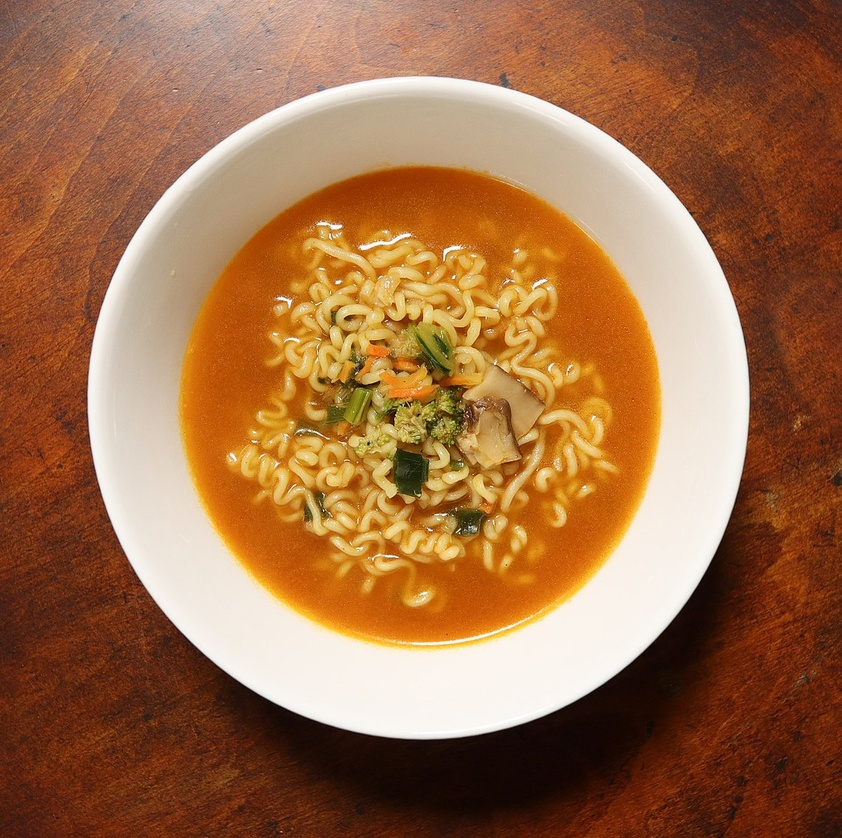
#> input picture pythonProject/testRamen.jpg, 842 x 838 px, shrunk from 1200 x 1194 before the run
$ python openCVtest3.py
#> lines starting #> are read from the running program, lines starting #| are printed output that depends on the picture; after the words box and inside, x2 and y2 are one past the last pixel; in counts of white or black regions, pixels touching at a corner belong together
import cv2
import numpy as np
import matplotlib.pyplot as plt
from numpy.ma.testutils import approx

#커널

# # 사각형 커널
# rect_kernel = cv2.getStructuringElement(cv2.MORPH_RECT, (5, 5))
#
# # 타원형 커널
# ellipsis_kenel = cv2.getStructuringElement(cv2.MORPH_ELLIPSE, (5, 5))
#
# # 십자가형 커널
# cross_kenel = cv2.getStructuringElement(cv2.MORPH_CROSS, (5, 5))
#
# # 출력
# print("Rectangular Kernel:\n", rect_kernel)
# print("Elliptical Kernel:\n", ellipsis_kenel)
# print("Cross-shaped Kernel:\n", cross_kenel)

# 확장

#이미지 로드 및 이진화
# img = cv2.imread("testRobot.jpg", 0)
# _, binary_image = cv2.threshold(img, 127, 255, cv2.THRESH_BINARY)
#
# #커널 생성
# kernel = np.ones((5, 5), np.uint8)
#
# #확장 적용
# dilation = cv2.dilate(binary_image, kernel, iterations=1)
#
# #결과 표시
#
# plt.figure(figsize=(10, 5))
#
# plt.subplot(1, 2, 1)
# plt.imshow(binary_image, cmap="gray")
# plt.title("Original Image")
# plt.axis("off")
#
# plt.subplot(1, 2, 2)
# plt.imshow(dilation, cmap="gray")
# plt.title("Dilation Image")
# plt.axis("off")
#
# plt.show()

#침식

# #이미지 로드 및 이진화
# img = cv2.imread("testRobot.jpg", 0)
# _, binary_image = cv2.threshold(img, 127, 255, cv2.THRESH_BINARY)
#
# #커널 생성
# kernel = np.ones((5, 5), np.uint8)
#
# #확장 적용
# erosion = cv2.erode(binary_image, kernel, iterations=1)
#
# #결과 표시
#
# plt.figure(figsize=(10, 5))
#
# plt.subplot(1, 2, 1)
# plt.imshow(binary_image, cmap="gray")
# plt.title("Original Image")
# plt.axis("off")
#
# plt.subplot(1, 2, 2)
# plt.imshow(erosion, cmap="gray")
# plt.title("Erosion Image")
# plt.axis("off")
#
# plt.show()

#열기 : 침식 후 팽창 ->작은 소음 제거

# img = cv2.imread("testRobot.jpg", 0)
# _, binary_image = cv2.threshold(img, 127, 255, cv2.THRESH_BINARY)
#
# #커널 생성
# kernel = np.ones((5, 5), np.uint8)
#
# #열기 적용
# opening = cv2.morphologyEx(binary_image, cv2.MORPH_OPEN, kernel)
#
# #결과 표시
# plt.figure(figsize=(10, 5))
#
# plt.subplot(1, 2, 1)
# plt.imshow(binary_image, cmap="gray")
# plt.title("Original Image")
# plt.axis("off")
#
# plt.subplot(1, 2, 2)
# plt.imshow(opening, cmap="gray")
# plt.title("Opening Image")
# plt.axis("off")
#
# plt.show()

# 종결 : 팽창 후 침식 -> 물체의 작은 구멍을 메우는 기능

# img = cv2.imread("testRobot.jpg", 0)
# _, binary_image = cv2.threshold(img, 127, 255, cv2.THRESH_BINARY)
#
# #커널 생성
# kernel = np.ones((5, 5), np.uint8)
#
# #열기 적용
# closing = cv2.morphologyEx(binary_image, cv2.MORPH_CLOSE, kernel)
#
# #결과 표시
# plt.figure(figsize=(10, 5))
#
# plt.subplot(1, 2, 1)
# plt.imshow(binary_image, cmap="gray")
# plt.title("Original Image")
# plt.axis("off")
#
# plt.subplot(1, 2, 2)
# plt.imshow(closing, cmap="gray")
# plt.title("Clossing Image")
# plt.axis("off")
#
# plt.show()

# 그라데이션 : 이미지의 팽창과 침식의 차이

# img = cv2.imread("testRobot.jpg", 0)
# _, binary_image = cv2.threshold(img, 127, 255, cv2.THRESH_BINARY)
#
# #커널 생성
# kernel = np.ones((5, 5), np.uint8)
#
# #열기 적용
# gradient = cv2.morphologyEx(binary_image, cv2.MORPH_GRADIENT, kernel)
#
# #결과 표시
# plt.figure(figsize=(10, 5))
#
# plt.subplot(1, 2, 1)
# plt.imshow(binary_image, cmap="gray")
# plt.title("Original Image")
# plt.axis("off")
#
# plt.subplot(1, 2, 2)
# plt.imshow(gradient, cmap="gray")
# plt.title("Gradient Image")
# plt.axis("off")
#
# plt.show()

# 윤곽 탐지 및 분석

# #이미지 로드 및 그레이스케일로 변환
# img = cv2.imread("testRobot.jpg", 0)
#
# #이진화
# _, binary_image = cv2.threshold(img, 127, 255, cv2.THRESH_BINARY)
#
# #컨투어 찾기
# contours, hierarchy = cv2.findContours(binary_image, cv2.RETR_EXTERNAL,
#                                        cv2.CHAIN_APPROX_SIMPLE)
#
# # 원본 이미지에 컨투어 그리기
# contour_image = cv2.drawContours(img.copy(), contours, -1, (0, 255, 0), 2)
#
# #결과 표시
#
# plt.figure(figsize=(10, 5))
#
# plt.subplot(1, 2, 1)
# plt.imshow(binary_image, cmap="gray")
# plt.title("Binary Image")
# plt.axis("off")
#
# plt.subplot(1, 2, 2)
# plt.imshow(contour_image, cmap="gray")
# plt.title("Contour Image")
# plt.axis("off")
#
# plt.show()

# #이미지 로드 및 그레이스케일로 변환2
# img = cv2.imread("testRobot.jpg")
#
# #이진화
# gray_image = cv2.cvtColor(img, cv2.COLOR_BGR2GRAY)
# _, binary_image = cv2.threshold(gray_image, 127, 255, cv2.THRESH_BINARY)
#
# #컨투어 찾기
# contours, hierarchy = cv2.findContours(binary_image, cv2.RETR_TREE,
#                                        cv2.CHAIN_APPROX_SIMPLE)
#
# # 원본 이미지에 컨투어 그리기
# contour_image = cv2.drawContours(img.copy(), contours, -1, (0, 255, 0), 2)
#
# #결과 표시
# cv2.imshow("Contours", contour_image)
# cv2.waitKey(0)
# cv2.destroyAllWindows()

# #이미지 로드 및 그레이스케일로 변환3
# img = cv2.imread("testRamen.jpg")
#
# #이진화
# gray_image = cv2.cvtColor(img, cv2.COLOR_BGR2GRAY)
# _, binary_image = cv2.threshold(gray_image, 127, 255, cv2.THRESH_BINARY)
#
# #컨투어 찾기
# contours, hierarchy = cv2.findContours(binary_image, cv2.RETR_TREE,
#                                        cv2.CHAIN_APPROX_SIMPLE)
# # 첫 번째 컨투어 선택
# cnt = contours[0]
#
# #컨투어 면적 계산
# area = cv2.contourArea(cnt)
#
# perimeter = cv2.arcLength(cnt, True)
#
# # 컨투어의 경계 사각형 그리기
# x, y, w, h =cv2.boundingRect(cnt)
# bounding_image = cv2.rectangle(img.copy(), (x, y), (x+w, y+h), (255, 0, 0), 2)
#
# #결과 출력
# print(f"Contour Area: {area}")
# print(f"Contour Area: {perimeter}")
#
# #경계 사각형이 그려진 이미지 표시
# cv2.imshow("Bounding Rectangle", bounding_image)
# cv2.waitKey(0)
# cv2.destroyAllWindows()

# #윤곽 탐지 및 분석
#
# img = cv2.imread("testImage.jpg")
#
# #이진화
# gray_image = cv2.cvtColor(img, cv2.COLOR_BGR2GRAY)
# _, binary_image = cv2.threshold(gray_image, 127, 255, cv2.THRESH_BINARY)
#
# #컨투어 찾기
# contours, hierarchy = cv2.findContours(binary_image, cv2.RETR_TREE,
#                                        cv2.CHAIN_APPROX_SIMPLE)
#
# # 첫 번째 컨투어의 면적 계산
# eplision = 0.02 * cv2.arcLength(contours[0], True)
# approx = cv2.approxPolyDP(contours[0], eplision, True)
#
# #원본 이미지에 근사화된 컨투어 그리기
# approx_image = cv2.drawContours(img.copy(), [approx], -1, (0, 0, 255), 2)
#
# #결과 표시
# cv2.imshow("Approx polyDP", approx_image)
# cv2.waitKey(0)
# cv2.destroyAllWindows()

#윤곽 탐지 및 분석2
#윤곽 탐지 및 분석

img = cv2.imread("testRamen.jpg")
#> img is the input picture: shape (838, 842, 3); mean B, G, R 73.4, 110.8, 160.1

#이진화
gray_image = cv2.cvtColor(img, cv2.COLOR_BGR2GRAY)
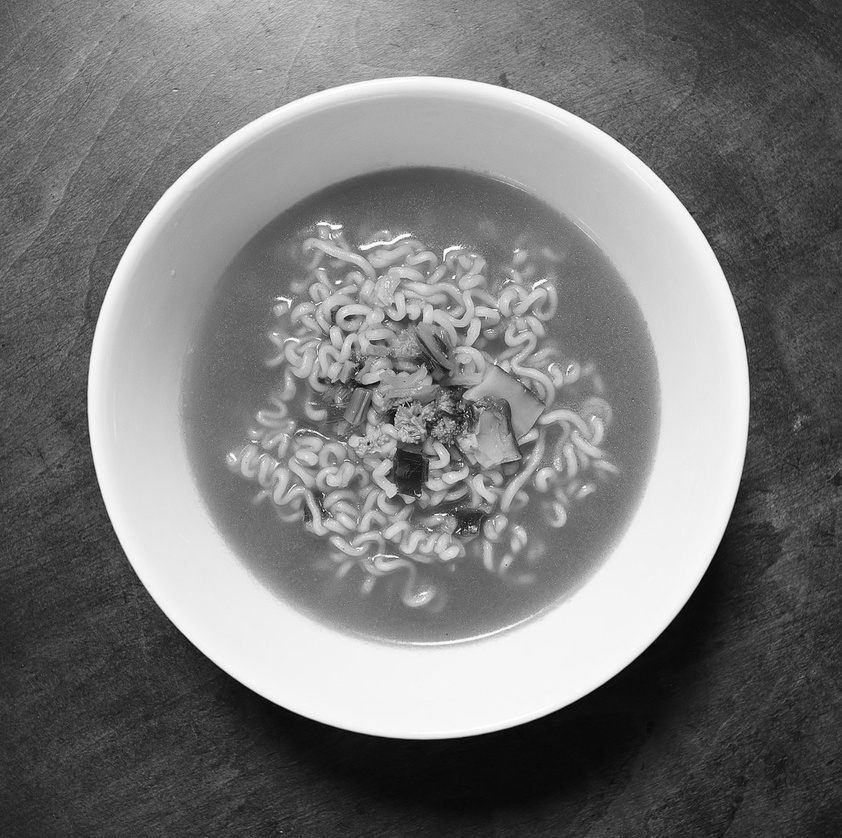
#> gray_image: shape (838, 842); min 3, max 255, mean 121.3
_, binary_image = cv2.threshold(gray_image, 127, 255, cv2.THRESH_BINARY)
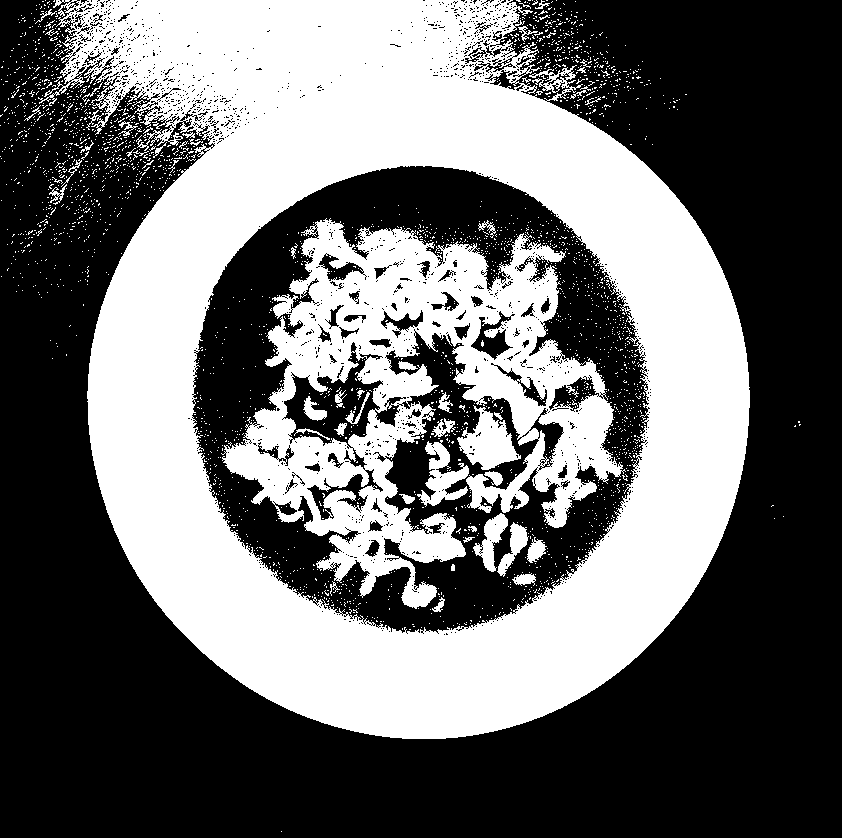
#> binary_image: shape (838, 842); 42.1% white; 2710 white regions (2658 under 20 px)

#컨투어 찾기
contours, hierarchy = cv2.findContours(binary_image, cv2.RETR_TREE,
                                       cv2.CHAIN_APPROX_SIMPLE)
#> contours = 5537 contours, 5380 with area under 20; largest, box (x1, y1, x2, y2) and area: (38, 0, 750, 739) 388221, (191, 165, 650, 634) 165850, (221, 218, 626, 609) 73680, (283, 351, 384, 449) 5107, (457, 405, 521, 470) 2007

# 첫 번째 컨투어의 면적 계산
hull = cv2.convexHull(contours[0])
#> hull = [[281, 831]]

#원본 이미지에 근사화된 컨투어 그리기
hull_image = cv2.drawContours(img.copy(), [hull], -1, (0, 255, 255), 2)

#결과 표시
cv2.imshow("Convex Hull", hull_image)
cv2.waitKey(0)
cv2.destroyAllWindows()

$ run again, with pythonProject/testImage.jpg copied over pythonProject/testRamen.jpg
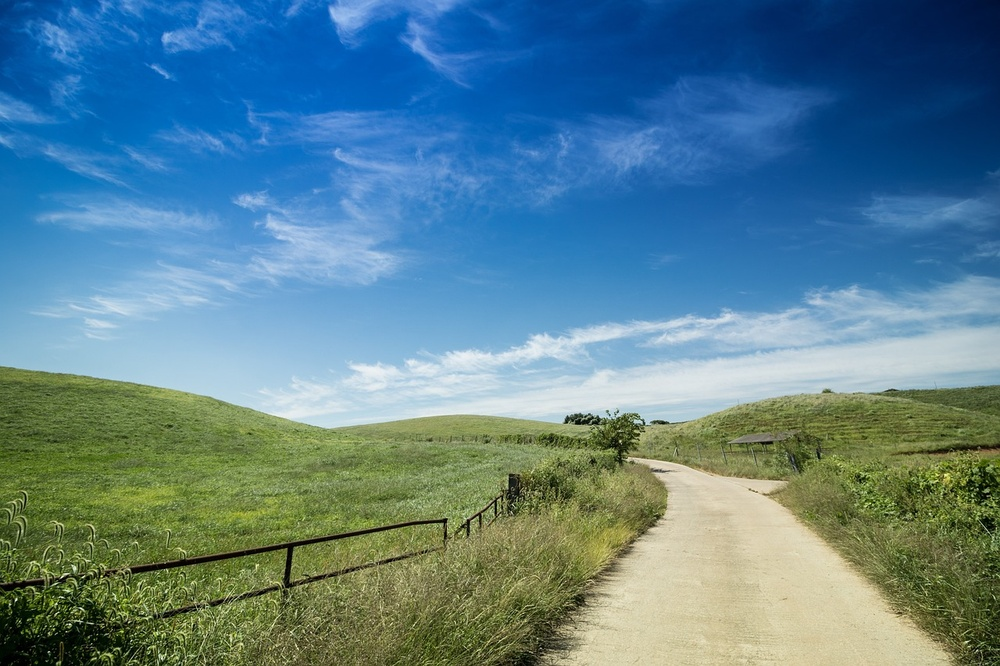
#> input picture pythonProject/testImage.jpg, 1000 x 666 px, shrunk from 1280 x 853 before the run
#> img is the input picture: shape (666, 1000, 3); mean B, G, R 143.6, 130.2, 90.6
#> `gray_image = cv2.cvtColor(img, cv2.COLOR_BGR2GRAY)`:
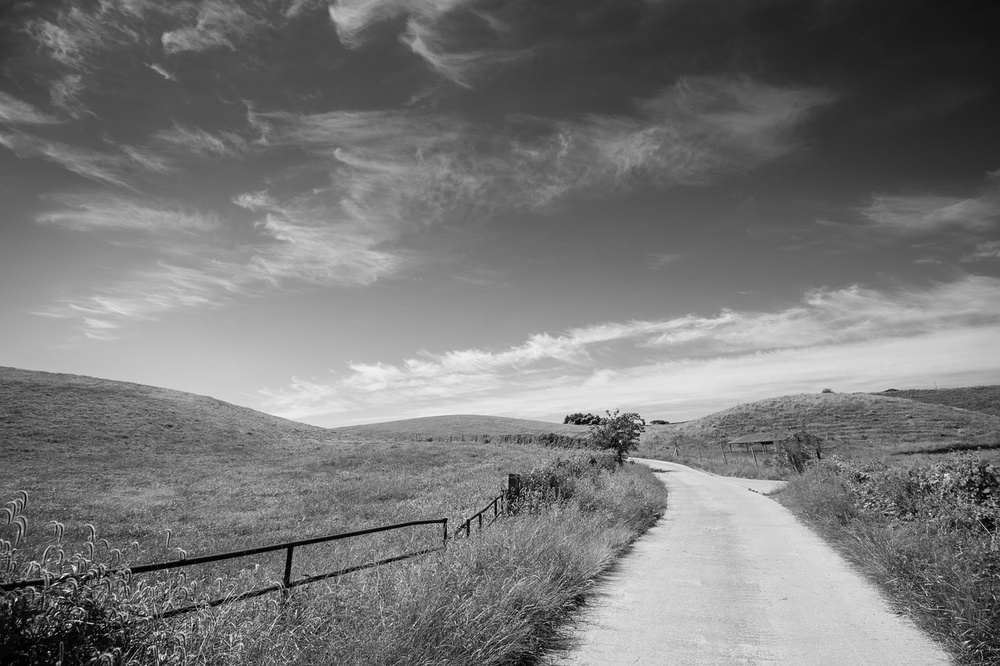
#> gray_image: shape (666, 1000); min 0, max 252, mean 119.9
#> `_, binary_image = cv2.threshold(gray_image, 127, 255, cv2.THRESH_BINARY)`:
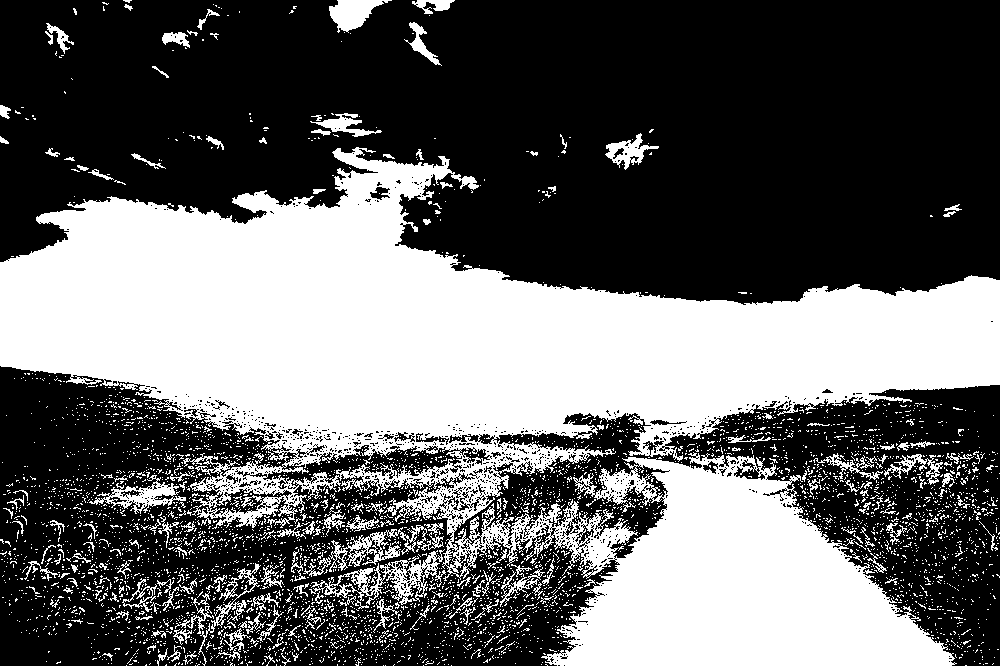
#> binary_image: shape (666, 1000); 39.4% white; 4533 white regions (4331 under 20 px)
#> contours = 6976 contours, 6745 with area under 20; largest, box (x1, y1, x2, y2) and area: (0, 147, 1000, 666) 236496, (262, 444, 463, 484) 3410, (309, 549, 446, 605) 2358, (89, 475, 186, 514) 1240, (329, 525, 444, 572) 1184
#> hull = [[966, 665], [965, 665]]

$ run again, with pythonProject/apple.jpg copied over pythonProject/testRamen.jpg
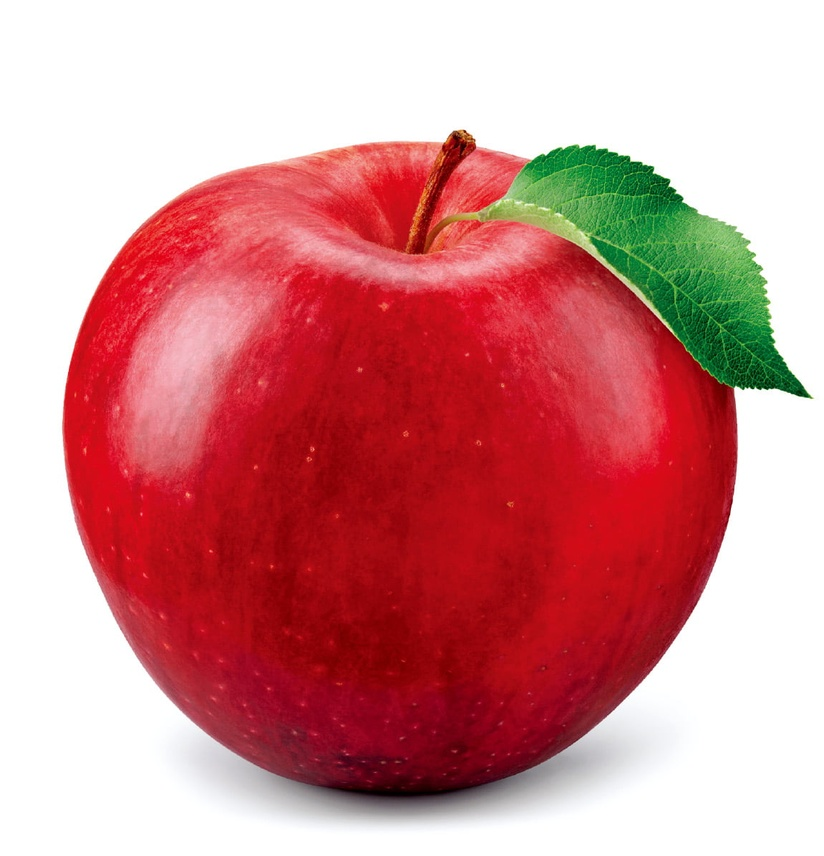
#> input picture pythonProject/apple.jpg, 824 x 856 px, shrunk from 1151 x 1196 before the run
#> img is the input picture: shape (856, 824, 3); mean B, G, R 143.9, 142, 210.8
#> `gray_image = cv2.cvtColor(img, cv2.COLOR_BGR2GRAY)`:
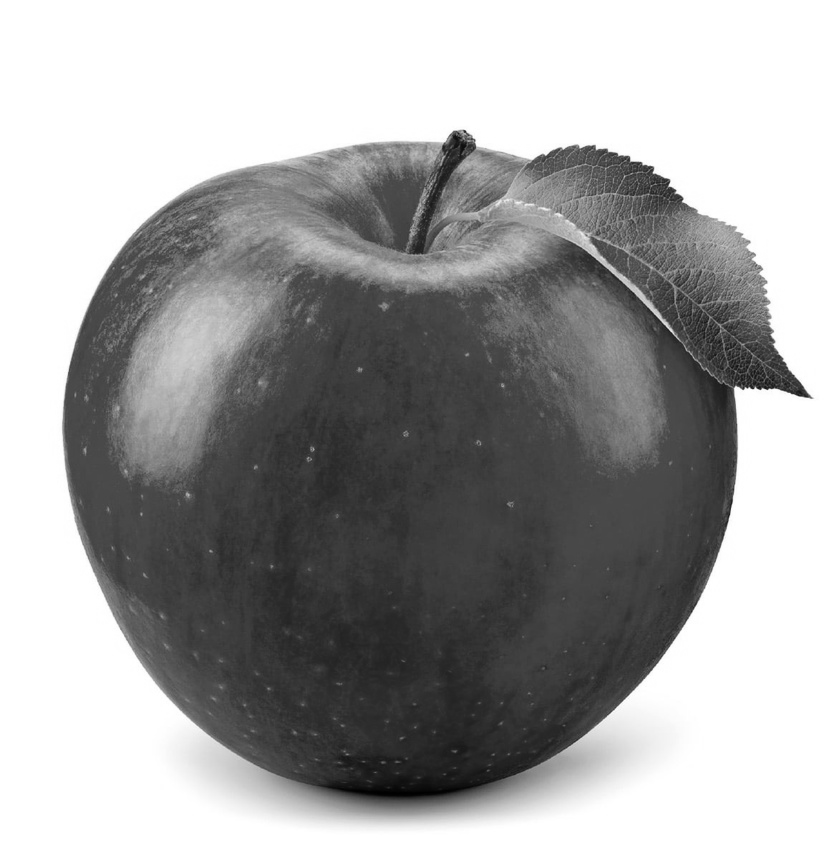
#> gray_image: shape (856, 824); min 0, max 255, mean 162.8
#> `_, binary_image = cv2.threshold(gray_image, 127, 255, cv2.THRESH_BINARY)`:
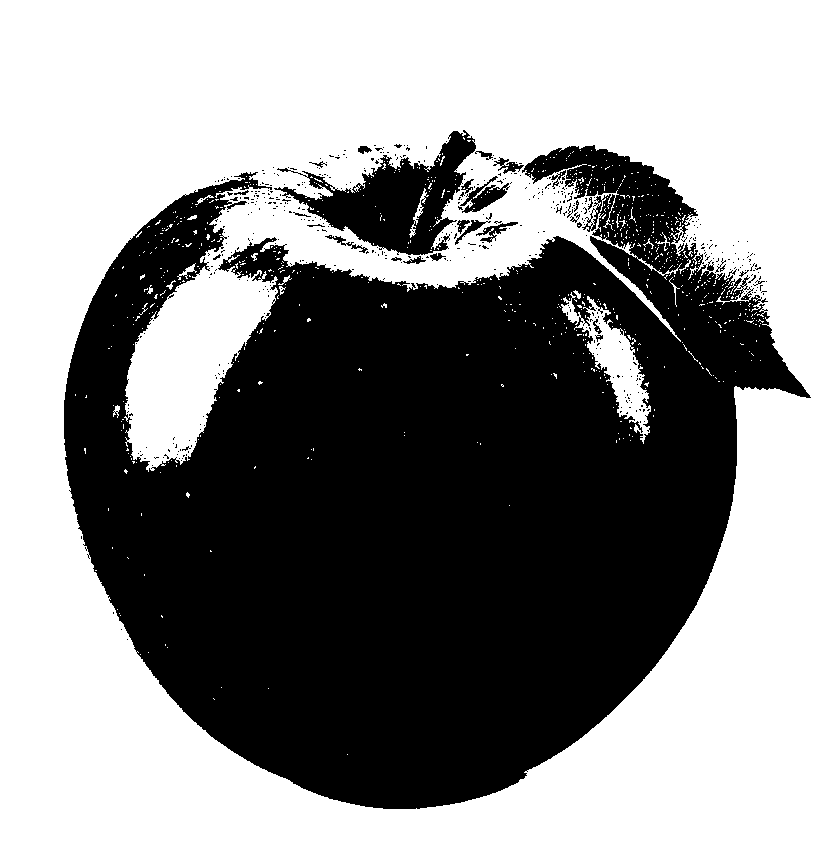
#> binary_image: shape (856, 824); 55.6% white; 499 black regions (469 under 20 px)
#> contours = 1524 contours, 1467 with area under 20; largest, box (x1, y1, x2, y2) and area: (0, 0, 824, 856) 703665, (63, 144, 812, 810) 307858, (273, 129, 477, 256) 10914, (561, 292, 651, 444) 3754, (459, 175, 510, 214) 802
#> hull = [[823, 0], [823, 855], [0, 855], [0, 0]]
